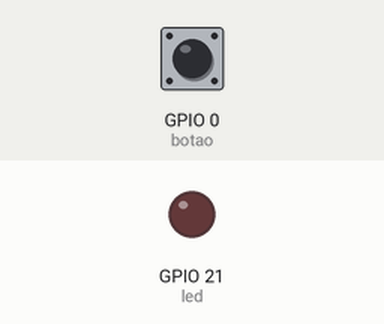
Simulated run of this sketch. Board: ESP32. Parts: output pins drawn as LEDs (lit = HIGH). Inputs (shaded band) come from the test bench; at power-on: GPIO 0 (botao) HIGH.

Above: at 1.2 s.
1.3 s: GPIO 0 (botao) pulled LOW for 0.15 s
At 1.37 s:
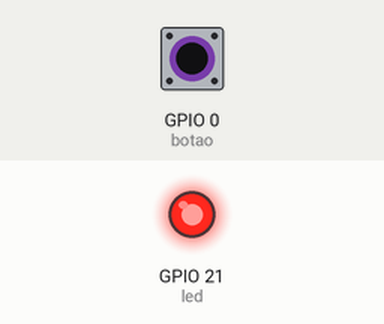
2.9 s: GPIO 0 (botao) pulled LOW for 3.2 s
At 6.7 s:
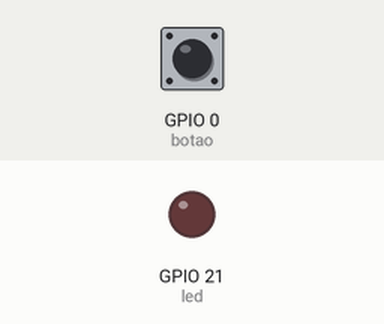
Timing chart, 0 to 8.2 s (numbered marks = the images above; inputs shaded):
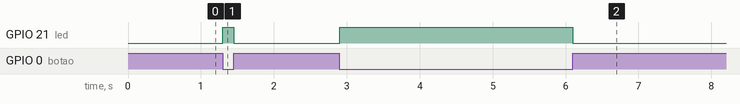

The sketch:

sketch.ino
```cpp
#define led 21
#define botao 0


void setup() {
 pinMode(led, OUTPUT);
 pinMode(botao, INPUT_PULLUP);
}

void loop() {
  if (digitalRead(botao) == LOW){
    digitalWrite(led, HIGH);
  } else {
    digitalWrite(led, LOW);
  }

}
```

Measured:
- after the input at 1.3 s, GPIO 21 (led): LOW → HIGH at once, → LOW 0.15 s later
- after the input at 2.9 s, GPIO 21 (led): LOW → HIGH at once, → LOW 3.2 s later
